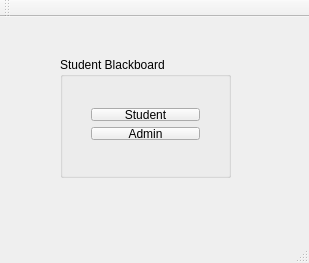
<?xml version="1.0" encoding="UTF-8"?>
<ui version="4.0">
 <class>blackboard</class>
 <widget class="QMainWindow" name="blackboard">
  <property name="geometry">
   <rect>
    <x>0</x>
    <y>0</y>
    <width>309</width>
    <height>263</height>
   </rect>
  </property>
  <property name="windowTitle">
   <string>blackboard</string>
  </property>
  <widget class="QWidget" name="centralWidget">
   <widget class="QGroupBox" name="groupBox">
    <property name="geometry">
     <rect>
      <x>60</x>
      <y>40</y>
      <width>171</width>
      <height>121</height>
     </rect>
    </property>
    <property name="title">
     <string>Student Blackboard</string>
    </property>
    <widget class="QWidget" name="layoutWidget">
     <property name="geometry">
      <rect>
       <x>20</x>
       <y>40</y>
       <width>131</width>
       <height>54</height>
      </rect>
     </property>
     <layout class="QVBoxLayout" name="verticalLayout">
      <item>
       <widget class="QPushButton" name="pushButton_student">
        <property name="text">
         <string>Student</string>
        </property>
       </widget>
      </item>
      <item>
       <widget class="QPushButton" name="pushButton_admin">
        <property name="text">
         <string>Admin</string>
        </property>
       </widget>
      </item>
     </layout>
    </widget>
   </widget>
  </widget>
  <widget class="QMenuBar" name="menuBar">
   <property name="geometry">
    <rect>
     <x>0</x>
     <y>0</y>
     <width>309</width>
     <height>21</height>
    </rect>
   </property>
  </widget>
  <widget class="QToolBar" name="mainToolBar">
   <attribute name="toolBarArea">
    <enum>TopToolBarArea</enum>
   </attribute>
   <attribute name="toolBarBreak">
    <bool>false</bool>
   </attribute>
  </widget>
  <widget class="QStatusBar" name="statusBar"/>
 </widget>
 <layoutdefault spacing="6" margin="11"/>
 <resources/>
 <connections/>
</ui>
